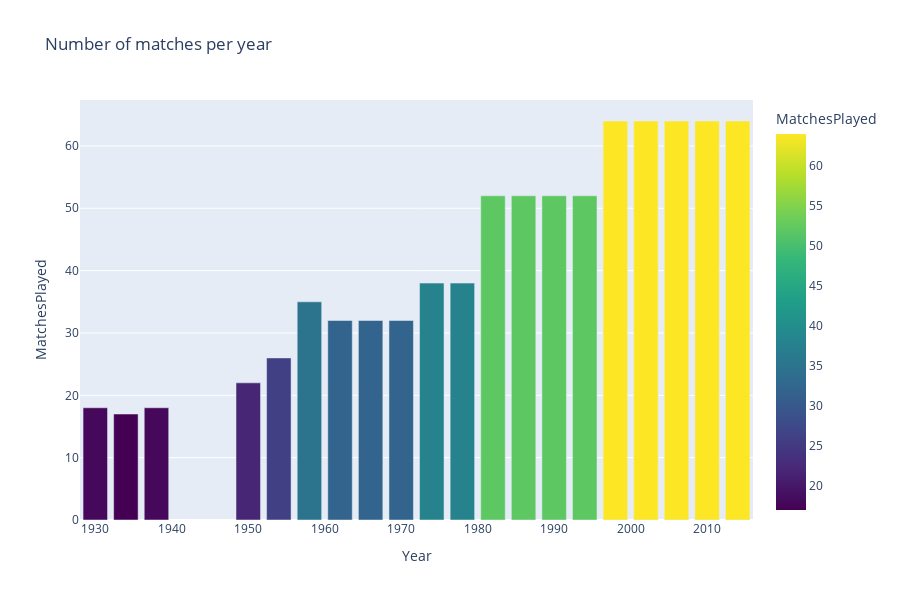

Source (notebook cell):
### Code cell
fig = px.bar(winners, x="Year", y="MatchesPlayed",color='MatchesPlayed',hover_data=['Country', 'Winner'], 
             color_continuous_scale=px.colors.sequential.Viridis,
             labels={'Goals':'Goals'}, height=600, title="Number of matches per year")
fig.show()

### Figure 1 — Plotly figure (JSON) as saved in the notebook; plotly's stock layout.template omitted (floating-point values rounded to 4 significant figures)
{"data": [{"alignmentgroup": "True", "customdata": [["Uruguay", "Uruguay"], ["Italy", "Italy"], ["France", "Italy"], ["Brazil", "Uruguay"], ["Switzerland", "Germany FR"], ["Sweden", "Brazil"], ["Chile", "Brazil"], ["England", "England"], ["Mexico", "Brazil"], ["Germany", "Germany FR"], ["Argentina", "Argentina"], ["Spain", "Italy"], ["Mexico", "Argentina"], ["Italy", "Germany FR"], ["USA", "Brazil"], ["France", "France"], ["Korea/Japan", "Brazil"], ["Germany", "Italy"], ["South Africa", "Spain"], ["Brazil", "Germany"]], "hovertemplate": "Year=%{x}<br>MatchesPlayed=%{marker.color}<br>Country=%{customdata[0]}<br>Winner=%{customdata[1]}<extra></extra>", "legendgroup": "", "marker": {"color": [18, 17, 18, 22, 26, 35, 32, 32, 32, 38, 38, 52, 52, 52, 52, 64, 64, 64, 64, 64], "coloraxis": "coloraxis"}, "name": "", "offsetgroup": "", "orientation": "v", "showlegend": false, "textposition": "auto", "type": "bar", "x": [1930, 1934, 1938, 1950, 1954, 1958, 1962, 1966, 1970, 1974, 1978, 1982, 1986, 1990, 1994, 1998, 2002, 2006, 2010, 2014], "xaxis": "x", "y": [18, 17, 18, 22, 26, 35, 32, 32, 32, 38, 38, 52, 52, 52, 52, 64, 64, 64, 64, 64], "yaxis": "y"}], "layout": {"barmode": "relative", "coloraxis": {"colorbar": {"title": {"text": "MatchesPlayed"}}, "colorscale": [[0, "#440154"], [0.1111, "#482878"], [0.2222, "#3e4989"], [0.3333, "#31688e"], [0.4444, "#26828e"], [0.5556, "#1f9e89"], [0.6667, "#35b779"], [0.7778, "#6ece58"], [0.8889, "#b5de2b"], [1, "#fde725"]]}, "height": 600, "legend": {"tracegroupgap": 0}, "title": {"text": "Number of matches per year"}, "xaxis": {"anchor": "y", "domain": [0, 1], "title": {"text": "Year"}}, "yaxis": {"anchor": "x", "domain": [0, 1], "title": {"text": "MatchesPlayed"}}}}
